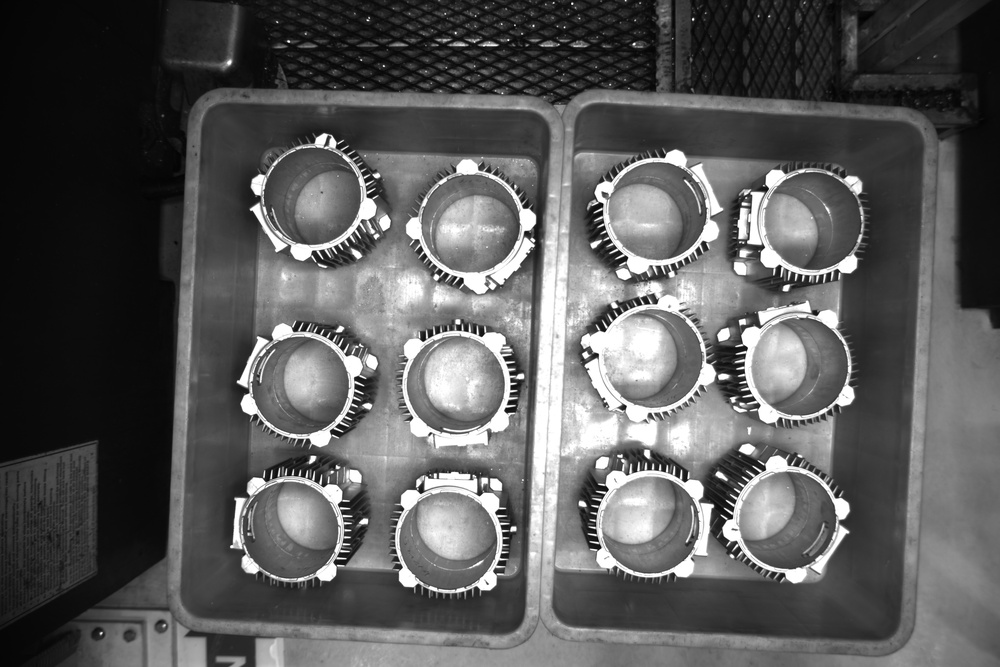
#> input picture anh_test/3.jpg, 1000 x 667 px, shrunk from 5472 x 3648 before the run
$ python 4.py
#> lines starting #> are read from the running program, lines starting #| are printed output that depends on the picture; after the words box and inside, x2 and y2 are one past the last pixel; in counts of white or black regions, pixels touching at a corner belong together
# -*- coding: utf-8 -*-
"""
So sánh các phương án tiền xử lý ROI phục vụ Radial Signature.

Đầu vào:
- Ảnh đã được cắt ROI quanh một stator.

Các phương án so sánh:
1. ROI -> Gaussian Blur -> Canny
2. ROI -> Gaussian Blur -> Canny -> Morphology nhẹ
3. ROI -> Gaussian Blur -> Canny -> Contour
4. ROI -> Gaussian Blur -> Morphology trực tiếp trên ảnh xám

Mục đích:
- Đánh giá ảnh Canny trước khi đưa vào Radial Signature.
- Kiểm tra xem morphology nhẹ có giúp nối biên mà không làm mất tai/răng stator hay không.
- Bổ sung thêm một đầu ra contour để quan sát đường bao sau bước phát hiện biên.
- Cho thấy morphology trực tiếp trên ảnh xám không tạo ra ảnh biên phù hợp.
"""

import os
import cv2
import numpy as np
import matplotlib.pyplot as plt


# =========================================================
# 1. ĐƯỜNG DẪN
# =========================================================
roi_path = r"C:\Users\congn\Desktop\vision_stator_project\data\input_images\3.jpg"
output_dir = r"C:\Users\congn\Desktop\vision_stator_project\data\test_results"
os.makedirs(output_dir, exist_ok=True)


# =========================================================
# 2. THÔNG SỐ XỬ LÝ
# =========================================================
GAUSSIAN_KERNEL = (5, 5)

CANNY_LOW = 70
CANNY_HIGH = 170

# Morphology nhẹ sau Canny
LIGHT_MORPH_KERNEL_SIZE = 3
LIGHT_MORPH_ITER = 1

# Morphology trực tiếp trên ảnh xám, chỉ để so sánh
GRAY_MORPH_KERNEL_SIZE = 5
GRAY_MORPH_ITER = 1

# Contour từ ảnh biên
CONTOUR_MIN_AREA = 80
CONTOUR_THICKNESS = 2


# =========================================================
# 3. HÀM ĐỌC ẢNH HỖ TRỢ ĐƯỜNG DẪN TIẾNG VIỆT
# =========================================================
def read_image(path, grayscale=False):
#> called with grayscale = False
    data = np.fromfile(path, dtype=np.uint8)

    if data.size == 0:
        return None

    flag = cv2.IMREAD_GRAYSCALE if grayscale else cv2.IMREAD_COLOR
    return cv2.imdecode(data, flag)
#> returned value is the input picture: shape (667, 1000, 3); min 0, max 255, mean 89.8


# =========================================================
# 4. TIỀN XỬ LÝ ROI
# =========================================================
def prepare_gray_roi(roi):
    if roi is None:
        raise ValueError("ROI đầu vào không hợp lệ")

    if len(roi.shape) == 3:
        gray = cv2.cvtColor(roi, cv2.COLOR_BGR2GRAY)
    else:
        gray = roi.copy()

    if gray.dtype != np.uint8:
        gray = cv2.normalize(gray, None, 0, 255, cv2.NORM_MINMAX)
        gray = gray.astype(np.uint8)

    return gray


def light_morphology_after_canny(edges):
    """
    Morphology rất nhẹ sau Canny.
    Dùng MORPH_CLOSE với kernel CROSS 3x3 để nối các đoạn biên đứt nhỏ.
    """
    kernel = cv2.getStructuringElement(
        cv2.MORPH_CROSS,
        (LIGHT_MORPH_KERNEL_SIZE, LIGHT_MORPH_KERNEL_SIZE)
    )

    closed = cv2.morphologyEx(
        edges,
        cv2.MORPH_CLOSE,
        kernel,
        iterations=LIGHT_MORPH_ITER
    )

    return closed


def contour_from_edges(roi_gray, edge_image):
    """
    Tạo ảnh contour từ ảnh biên.
    Giữ contour ngoài cùng và lọc bớt nhiễu nhỏ theo diện tích.
    """
    contours, _ = cv2.findContours(
        edge_image.copy(),
        cv2.RETR_EXTERNAL,
        cv2.CHAIN_APPROX_SIMPLE
    )

    filtered_contours = [
        contour for contour in contours
        if cv2.contourArea(contour) >= CONTOUR_MIN_AREA
    ]

    contour_image = np.zeros_like(roi_gray)

    if filtered_contours:
        cv2.drawContours(
            contour_image,
            filtered_contours,
            -1,
            255,
            CONTOUR_THICKNESS
        )

    return contour_image, filtered_contours


def morphology_direct_on_gray(gray_blur):
    """
    Morphology trực tiếp trên ảnh xám.
    Chỉ dùng để minh họa rằng đầu ra vẫn là ảnh mức xám,
    không phải ảnh biên hoặc mask nhị phân.
    """
    kernel = cv2.getStructuringElement(
        cv2.MORPH_ELLIPSE,
        (GRAY_MORPH_KERNEL_SIZE, GRAY_MORPH_KERNEL_SIZE)
    )

    result = cv2.morphologyEx(
        gray_blur,
        cv2.MORPH_CLOSE,
        kernel,
        iterations=GRAY_MORPH_ITER
    )

    return result


# =========================================================
# 5. CHƯƠNG TRÌNH CHÍNH
# =========================================================
roi = read_image(roi_path, grayscale=False)

if roi is None:
    raise ValueError(f"Không đọc được ROI: {roi_path}")

roi_gray = prepare_gray_roi(roi)

roi_blur = cv2.GaussianBlur(
    roi_gray,
    GAUSSIAN_KERNEL,
    0
)

canny = cv2.Canny(
    roi_blur,
    CANNY_LOW,
    CANNY_HIGH
)
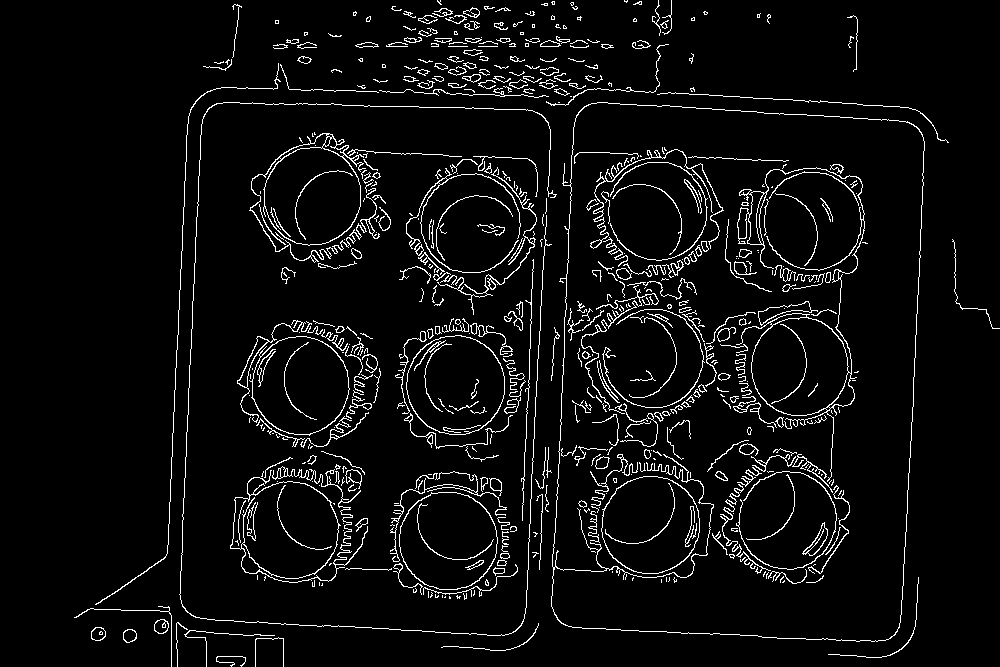
#> canny: shape (667, 1000); 5.1% white in thin lines or dots

canny_light_morph = light_morphology_after_canny(canny)
#> in light_morphology_after_canny, `closed = cv2.morphologyEx( edges, cv2.MORPH_CLOSE, kernel, iterations=..`:
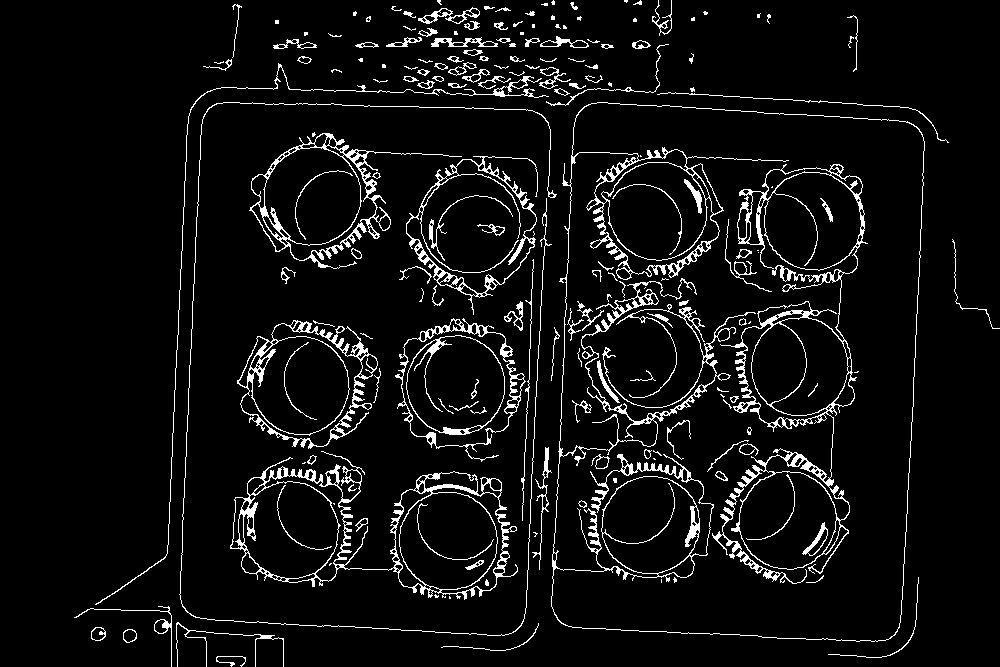
#> closed: shape (667, 1000); 6.2% white in thin lines or dots
contour_image, filtered_contours = contour_from_edges(roi_gray, canny_light_morph)
#> in contour_from_edges, `contours, _ = cv2.findContours( edge_image.copy(), cv2.RETR_EXTERNAL, ..`: contours = 124 contours, 67 with area under 20; largest, box (x1, y1, x2, y2) and area: (551, 102, 925, 642) 183241, (230, 451, 518, 600) 22814, (395, 318, 526, 462) 11943, (406, 156, 538, 315) 11880, (237, 320, 378, 449) 11578
#> in contour_from_edges, `filtered_contours = [ contour for contour in contours if cv2.contourAr..`: filtered_contours = 22 contours; largest, box (x1, y1, x2, y2) and area: (551, 102, 925, 642) 183241, (230, 451, 518, 600) 22814, (395, 318, 526, 462) 11943, (406, 156, 538, 315) 11880, (237, 320, 378, 449) 11578
#> in contour_from_edges, `cv2.drawContours( contour_image, filtered_contours, -1, 255, CONTOUR_T..`:
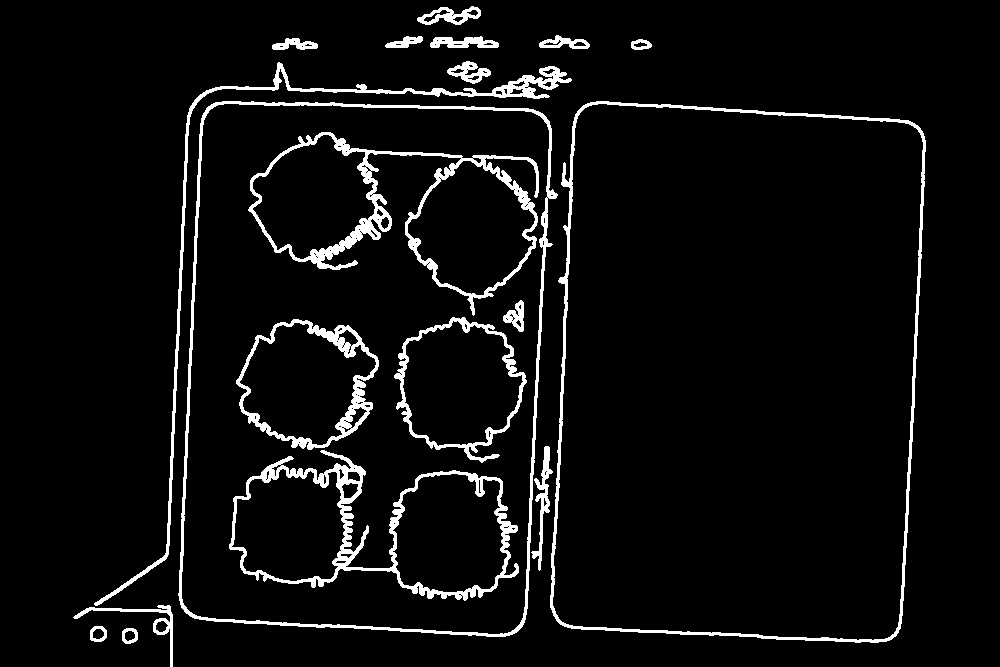
#> contour_image: shape (667, 1000); 5.5% white; 19 white regions
gray_direct_morph = morphology_direct_on_gray(roi_blur)
#> in morphology_direct_on_gray, `result = cv2.morphologyEx( gray_blur, cv2.MORPH_CLOSE, kernel, iterati..`:
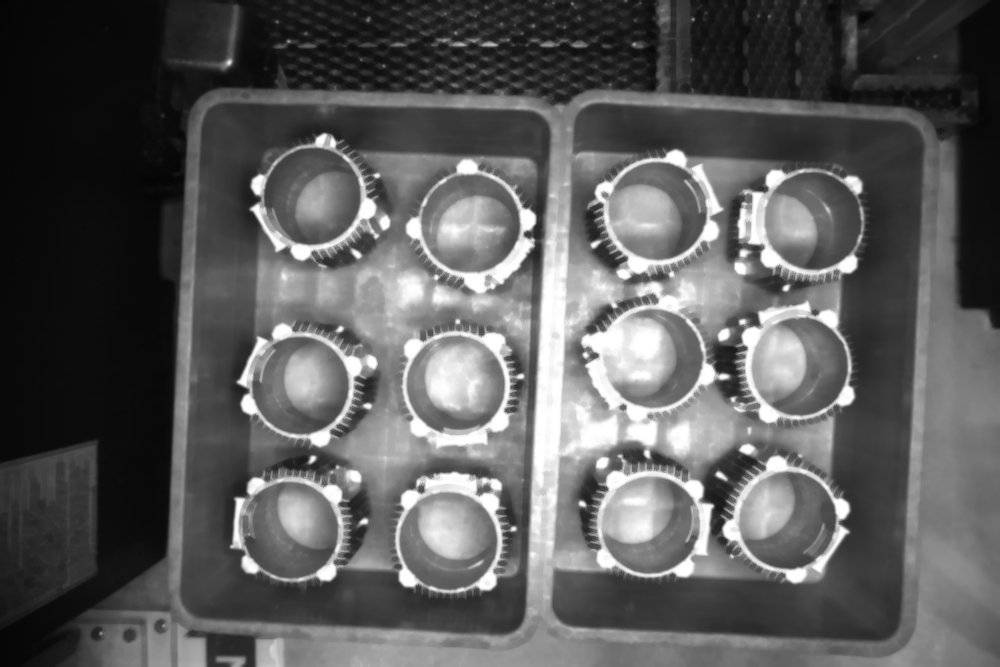
#> result: shape (667, 1000); min 4, max 255, mean 91.4


# =========================================================
# 6. LƯU ẢNH RIÊNG
# =========================================================
cv2.imwrite(os.path.join(output_dir, "roi_01_gray.png"), roi_gray)
cv2.imwrite(os.path.join(output_dir, "roi_02_gaussian_blur.png"), roi_blur)
cv2.imwrite(os.path.join(output_dir, "roi_03_canny.png"), canny)
cv2.imwrite(os.path.join(output_dir, "roi_04_canny_light_morph.png"), canny_light_morph)
cv2.imwrite(os.path.join(output_dir, "roi_05_contour.png"), contour_image)
cv2.imwrite(os.path.join(output_dir, "roi_06_gray_direct_morph.png"), gray_direct_morph)


# =========================================================
# 7. TẠO ẢNH GHÉP CHO BÁO CÁO
# =========================================================
fig, axes = plt.subplots(2, 3, figsize=(12, 6))
axes = axes.ravel()

axes[0].imshow(roi_gray, cmap="gray")
axes[0].set_title("(a) ROI goc", fontsize=11)
axes[0].axis("off")

axes[1].imshow(roi_blur, cmap="gray")
axes[1].set_title("(b) Gaussian Blur", fontsize=11)
axes[1].axis("off")

axes[2].imshow(canny, cmap="gray")
axes[2].set_title("(c) Canny", fontsize=11)
axes[2].axis("off")

axes[3].imshow(canny_light_morph, cmap="gray")
axes[3].set_title("(d) Canny + Close nhe", fontsize=11)
axes[3].axis("off")

axes[4].imshow(contour_image, cmap="gray")
axes[4].set_title("(e) Contour tu Canny + Close", fontsize=11)
axes[4].axis("off")

axes[5].imshow(gray_direct_morph, cmap="gray")
axes[5].set_title("(f) Morphology truc tiep anh xam", fontsize=11)
axes[5].axis("off")

plt.tight_layout()

figure_path = os.path.join(
    output_dir,
    "Hinh_4_9_so_sanh_tien_xu_ly_ROI_RadialSignature.png"
)

plt.savefig(figure_path, dpi=300, bbox_inches="tight")
plt.show()

print("Da luu anh ghep tai:")
print(figure_path)
print("Cac anh trung gian da luu tai:")
print(output_dir)
print(f"So contour giu lai: {len(filtered_contours)}")
#| So contour giu lai: 22

$ run again, with anh_test/1.jpg copied over anh_test/3.jpg
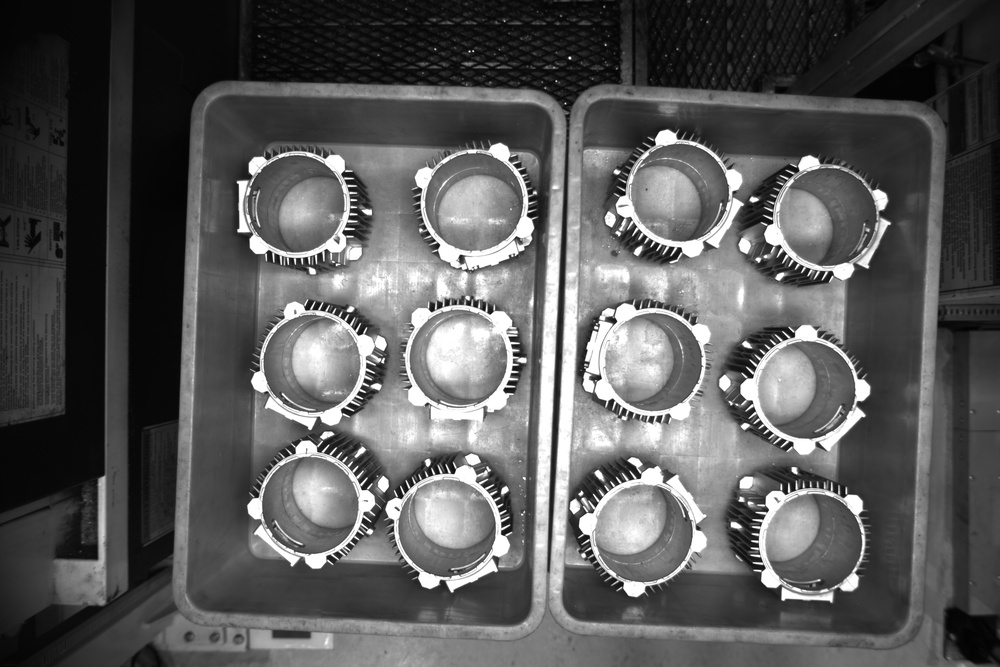
#> input picture anh_test/1.jpg, 1000 x 667 px, shrunk from 5472 x 3648 before the run
#> in read_image, returned value is the input picture: shape (667, 1000, 3); min 0, max 255, mean 88.9
#> `canny = cv2.Canny( roi_blur, CANNY_LOW, CANNY_HIGH )`:
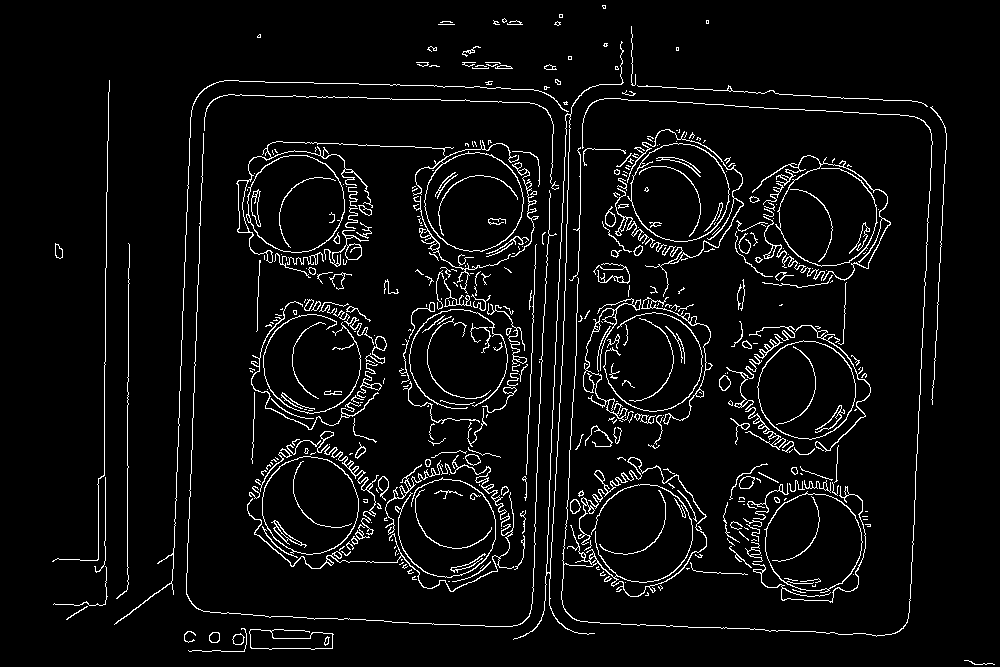
#> canny: shape (667, 1000); 5.1% white in thin lines or dots
#> closed: shape (667, 1000); 6.1% white in thin lines or dots
#> contours = 66 contours, 38 with area under 20; largest, box (x1, y1, x2, y2) and area: (561, 98, 933, 637) 180908, (236, 140, 539, 447) 26196, (247, 431, 525, 592) 23026, (249, 299, 387, 464) 11581, (114, 41, 624, 640) 2694
#> in contour_from_edges, `filtered_contours = [ contour for contour in contours if cv2.contourAr..`: filtered_contours = 14 contours; largest, box (x1, y1, x2, y2) and area: (561, 98, 933, 637) 180908, (236, 140, 539, 447) 26196, (247, 431, 525, 592) 23026, (249, 299, 387, 464) 11581, (114, 41, 624, 640) 2694
#> contour_image: shape (667, 1000); 5.2% white; 8 white regions
#> in morphology_direct_on_gray, `result = cv2.morphologyEx( gray_blur, cv2.MORPH_CLOSE, kernel, iterati..`:
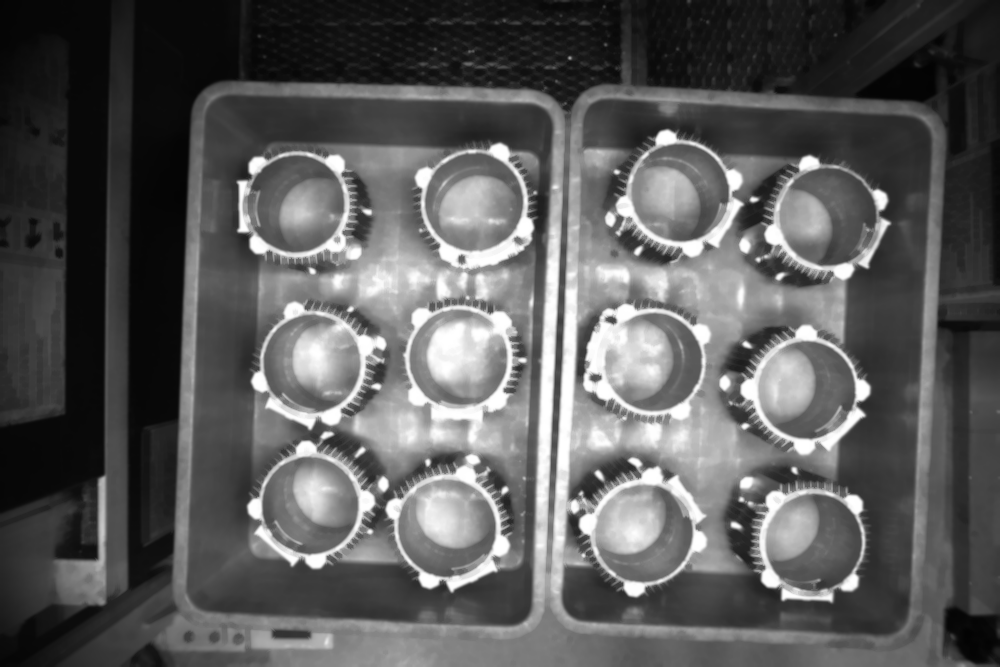
#> result: shape (667, 1000); min 3, max 255, mean 90.6
#| So contour giu lai: 14
